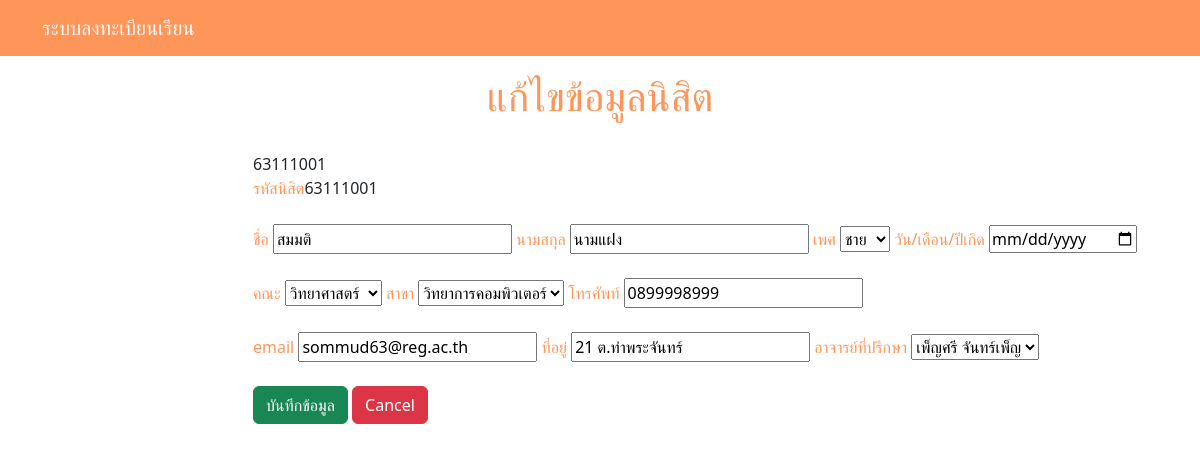
/form/stu_editForm.php?userID=63111001, run on the app's committed database.
### tables this page shows
CREATE TABLE `student` (
  `user_id` varchar(8) NOT NULL,
  `stu_fname` varchar(30) NOT NULL,
  `stu_lname` varchar(30) NOT NULL,
  `stu_gender` varchar(30) NOT NULL,
  `stu_phone` varchar(10) NOT NULL,
  `stu_gpa` double NOT NULL,
  `stu_address` varchar(100) NOT NULL,
  `stu_email` varchar(30) NOT NULL,
  `stu_birth` date NOT NULL,
  `fac_id` varchar(8) NOT NULL,
  `branch_id` varchar(8) NOT NULL,
  `ra_id` varchar(2) NOT NULL,
  `advicer_id` varchar(8) DEFAULT NULL,
  `stu_year` int(2) NOT NULL
);

CREATE TABLE `faculty` (
  `fac_id` varchar(8) NOT NULL,
  `fac_name` varchar(30) NOT NULL,
  `fac_tel` varchar(30) NOT NULL
);

CREATE TABLE `branch` (
  `branch_id` varchar(6) NOT NULL,
  `branch_name` varchar(30) NOT NULL,
  `fac_id` varchar(8) NOT NULL
);

### form/stu_editForm.php (the view, shortened to what this page needs)
<?php
include '../conn.php';
?>
<!DOCTYPE html>
<html lang="en">
<head>
    <link href="https://cdn.jsdelivr.net/npm/bootstrap@5.3.0-alpha1/dist/css/bootstrap.min.css" rel="stylesheet"
>
</head>
<body>
    <nav class="navbar navbar-expand-lg fixed-top" style="background-color: #fe965a;">
        <div class="container">
            <a class="navbar-brand text-light" href="../index.php">ระบบลงทะเบียนเรียน</a>
            <div class="collapse navbar-collapse" id="navbarResponsive">
                <ul class="navbar-nav ms-auto">
                    <li class="nav-item <?=$active_admin?>">
                        <a class="nav-link text-light" href="login-page.php"></a>
                    </li>
                    <li class="nav-item <?=$active_admin?>">
                        <a class="nav-link text-light" href="login-page.php"></a>
                    </li>
                </ul>
            </div>
        </div>
    </nav>
    <div class="container py-5">
        <br>
        <div class="col-md-auto">
            <h1 class="text-center" style="color: #fe965a;">แก้ไขข้อมูลนิสิต</h1><br>
        </div>
        <div class="row justify-content-md-center">
            <div class="col col-lg-2"></div>
            <div class="col-md-auto">
            <?php
            $id = $_GET['userID'];
            $sql = "SELECT * ,student.user_id AS student_user_id FROM student
            INNER JOIN employee ON
            student.advicer_id = employee.user_id
            INNER JOIN faculty ON
            student.fac_id = faculty.fac_id
            INNER JOIN branch ON
            student.branch_id = branch.branch_id
            WHERE student.user_id = $id";
            $query = mysqli_query($conn,$sql);
            $result = mysqli_fetch_array($query,MYSQLI_ASSOC);
            print_r($id);
            ?>
        <form action="../funtion/stu_editSave.php" method="post">
            <label style="color: #fe965a;">รหัสนิสิต</label>
            <?php echo $result["student_user_id"];?><br>
            <br>
            <label style="color: #fe965a;">ชื่อ</label>
            <input type="text" name="fname" value="<?php echo $result["stu_fname"];?>" required>
            <label style="color: #fe965a;">นามสกุล</label>
            <input type="text" name="lname" value="<?php echo $result["stu_lname"];?>" required>
            <label style="color: #fe965a;">เพศ</label>
            <select name="gender" id="gender" value="<?php echo $result["stu_gender"];?>" required>
                <option value="ชาย">ชาย</option>
            </select>
            <label style="color: #fe965a;">วัน/เดือน/ปีเกิด</label>
            <input type="date" name="birth" value="<?php echo $result["stu_birth"];?>" required><br>
            <br>
            <label style="color: #fe965a;">คณะ</label>
            <select name="faculty" require>
                <option value="<?php echo $result["fac_id"];?>"><?php echo $result["fac_name"];?></option>
            </select>
            <label style="color: #fe965a;">สาขา</label>
            <select name="branch" value=""required>
                <option value="<?php echo $result["branch_id"];?>"><?php echo $result["branch_name"];?></option>
            </select>
            <label style="color: #fe965a;">โทรศัพท์</label>
            <input type="text" name="phone" value="<?php echo $result["stu_phone"];?>" required><br><br>
            <label style="color: #fe965a;">email</label>
            <input type="email" name="email" value="<?php echo $result["stu_email"];?>" required>
            <label style="color: #fe965a;">ที่อยู่</label>
            <input type="text" name="address" value="<?php echo $result["stu_address"];?>" required>
            <label style="color: #fe965a;">อาจารย์ที่ปรึกษา</label>
                <select name="advicer" required>
                    <?php  $sql = "SELECT * FROM employee WHERE ra_id = '1' ";
                    $result = mysqli_query($conn, $sql);
                    while ($row = mysqli_fetch_assoc($result)): ?>
                    <option value="<?php echo $row['user_id']; ?>">
                    <?php echo $row['emp_fname'].'&nbsp;'.$row['emp_lname']; ?></option>
                    <?php endwhile; ?>
                </select>
            <br>
            <br>
            <button style="color: white;" class="btn btn-success" type="submit" name="submit" value="submit">บันทึกข้อมูล</button>
            <a href="../stu_show.php" class="btn btn-danger">Cancel</a>
            </form>
</div>
</body>
</html>

### data on the page
student: user_id "63111001", fname "สมมติ", lname "นามแฝง", gender "ชาย", faculty "วิทยาศาสตร์", branch "วิทยาการคอมพิวเตอร์", phone "0899998999", email "sommud63@reg.ac.th", address "21 ต.ท่าพระจันทร์"

### other printed values
form field advicer "เพ็ญศรี จันทร์เพ็ญ"
